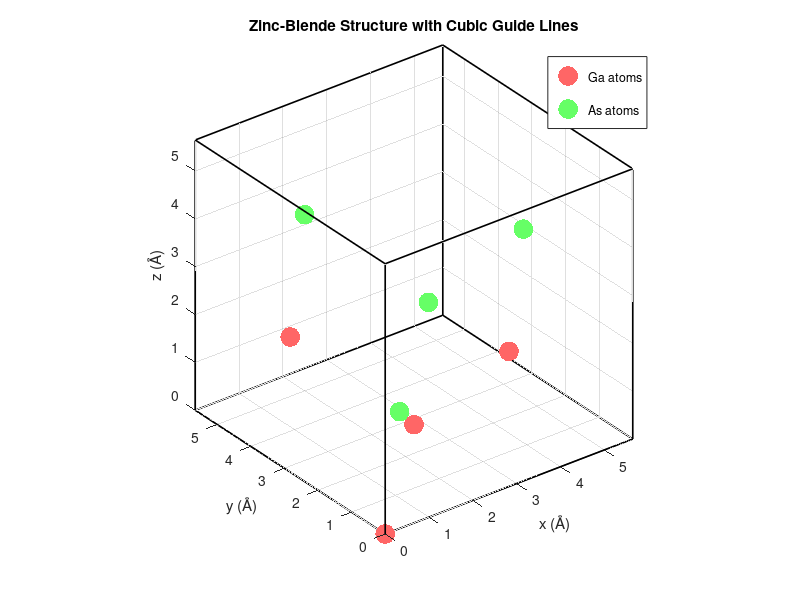

MATLAB code to generate this figure:
% Zinc-blende structure with cubic guide lines
clc; clear; close all;

a = 5.65; % 晶格常數 (Å) - GaAs

% Ga 原子 (FCC)
Ga_atoms = a * [...
    0 0 0;
    0.5 0.5 0;
    0.5 0 0.5;
    0 0.5 0.5];

% As 原子 (偏移)
offset = a * [0.25 0.25 0.25];
As_atoms = Ga_atoms + offset;

figure;
scatter3(Ga_atoms(:,1), Ga_atoms(:,2), Ga_atoms(:,3), ...
    200, 'filled', 'MarkerFaceColor', [1 0.4 0.4]); hold on;
scatter3(As_atoms(:,1), As_atoms(:,2), As_atoms(:,3), ...
    200, 'filled', 'MarkerFaceColor', [0.4 1 0.4]);

% 畫 cubic 輔助線
cube_edges = [...
    0 0 0; a 0 0;
    a 0 0; a a 0;
    a a 0; 0 a 0;
    0 a 0; 0 0 0;
    0 0 a; a 0 a;
    a 0 a; a a a;
    a a a; 0 a a;
    0 a a; 0 0 a;
    0 0 0; 0 0 a;
    a 0 0; a 0 a;
    a a 0; a a a;
    0 a 0; 0 a a];

for i = 1:2:size(cube_edges,1)
    plot3(cube_edges(i:i+1,1), cube_edges(i:i+1,2), cube_edges(i:i+1,3), ...
        'k-', 'LineWidth', 1.2);
end

axis equal;
xlabel('x (Å)'); ylabel('y (Å)'); zlabel('z (Å)');
title('Zinc-Blende Structure with Cubic Guide Lines');
legend('Ga atoms', 'As atoms');
grid on;
xlim([0 a]); ylim([0 a]); zlim([0 a]);